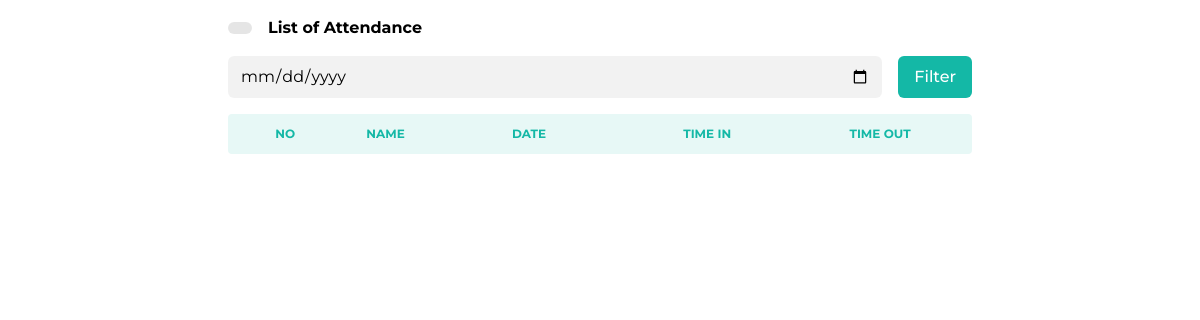
The page /src/pages/data_absen.php on the database as committed earlier.
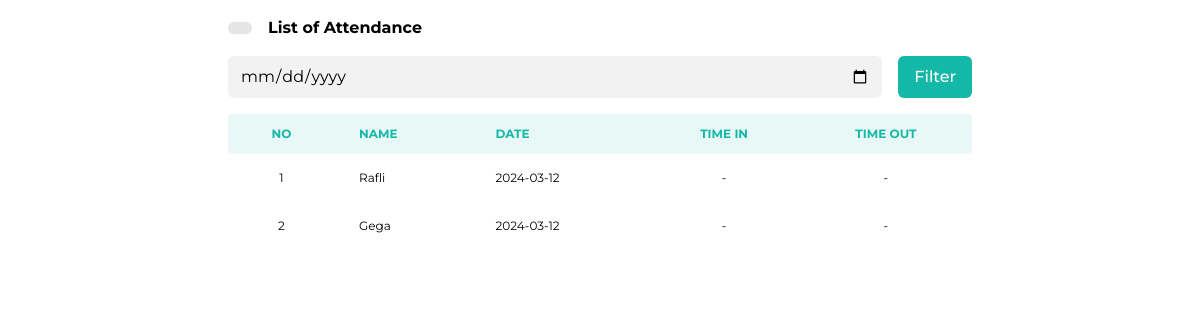
The same page on the database as committed later.
### tables this page shows
CREATE TABLE `siswa` (
  `id` int(11) NOT NULL,
  `nis` varchar(255) NOT NULL,
  `card_no` varchar(255) NOT NULL,
  `name` varchar(255) NOT NULL
);

### src/pages/data_absen.php (the view, shortened to what this page needs)
<!DOCTYPE html>
<html lang="en">
<head>
  <link rel="stylesheet" href="../../assets/css/output.css">
</head>
<body class="min-h-screen bg-white w-full flex justify-center">
  <div class='flex flex-col w-full max-w-screen-md min-h-full'>
    <div class='px-3 flex flex-col w-full min-h-full'>
      <div class="py-4 flex gap-4 items-center">
        <a href="../../index.php" class="button button-sm button-gray">
        </a>
        <div class="font-bold">
          List of Attendance
        </div>
      </div>
      <form method="POST" action="../utils/data_absen_filter.php" class="pb-4 flex gap-4 w-full">
        <input type="date" name="date" class="form-input">
        <button type="submit" class="button min-w-fit bg-teal-500 text-white">
          Filter
        </button>
      </form>
      <div class="block w-full overflow-x-auto">
        <table class="w-full border-collapse ">
          <thead class="bg-teal-500 bg-opacity-10 text-teal-500">
            <tr>
              <th class="px-6 py-3 font-bold text-center text-xs uppercase rounded-l align-middle">
                No
              </th>
              <th class="px-6 py-3 font-bold text-left text-xs uppercase align-middle">
                Name
              </th>
              <th class="px-6 py-3 font-bold text-left text-xs uppercase align-middle">
                Date
              </th>
              <th class="px-6 py-3 font-bold text-center text-xs uppercase align-middle">
                Time In
              </th>
              <th class="px-6 py-3 font-bold text-center text-xs uppercase rounded-r align-middle">
                Time Out
              </th>
            </tr>
          </thead>
          <tbody>
            <?php
            require_once "../../config/database.php";
            if (isset($_GET["date"])) {
              $tanggal = date($_GET["date"]);
            } else {
              $tanggal = date('Y-m-d');
            }
            $command_get_all_users = "SELECT * FROM siswa";
            $all_users = $connect->query($command_get_all_users);
            $i = 0;
            while ($user = $all_users->fetch_assoc()) {
              $result[$i]["name"] = $user["name"];
              $result[$i]["nis"] = $user["nis"];
              $result[$i]["card_no"] = $user["card_no"];
              $result[$i]["date"] = $tanggal;
              $result[$i]["jam_masuk"] = "-";
              $result[$i]["jam_keluar"] = "-";
              $i++;
            }
            $no = 0;
            foreach ($result as $data) {
              $no++;
            ?>
              <tr>
                <td class="text-center px-6 text-xs whitespace-nowrap p-4">
                  <?= $no ?>
                </td>
                <td class="px-6 text-xs whitespace-nowrap p-4 ">
                  <?= $data["name"] ?>
                </td>
                <td class="px-6 text-xs whitespace-nowrap p-4">
                  <?= $data["date"] ?>
                </td>
                <td class="text-center px-6 text-xs whitespace-nowrap p-4">
                  <?= $data["jam_masuk"] ?>
                </td>
                <td class="text-center px-6 text-xs whitespace-nowrap p-4">
                  <?= $data["jam_keluar"] ?>
                </td>
              </tr>
            <?php } ?>
          </tbody>
        </table>
      </div>
    </div>
  </div>
</body>
</html>

Rows that differ between the two databases and show on the page:
added siswa: name "Rafli", date "2024-03-12", jam_masuk "-", jam_keluar "-"
added siswa: name "Gega", date "2024-03-12", jam_masuk "-", jam_keluar "-"
